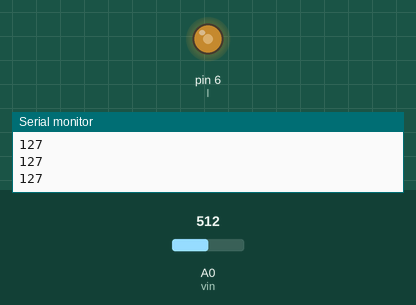
Simulated run of this sketch. Board: Arduino Uno, built with avr-gcc and run on an emulated ATmega328P. On the bench: output pins drawn as LEDs (lit = HIGH), the last lines printed to the serial monitor. The inputs (shaded band) are chosen by the test bench; at power-on: A0 (vin) = 512.

Above: at 1.2 s.
1.3 s: A0 (vin) set to 716
At 1.6 s:
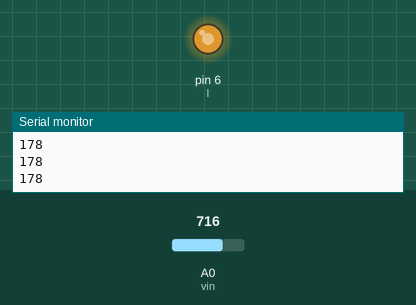
2.8 s: A0 (vin) set to 900
At 4.0 s:
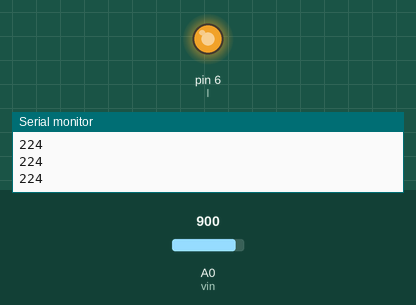
4.3 s: A0 (vin) set to 122
At 5.1 s:
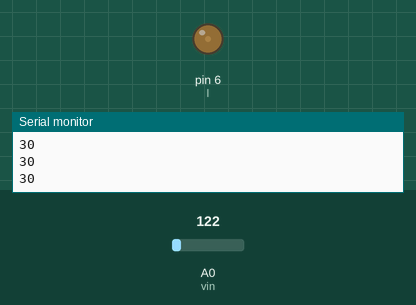
5.8 s: A0 (vin) set to 0
At 6.3 s:
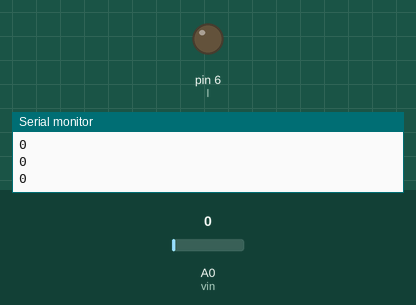
7.3 s: A0 (vin) set to 511
At 8.6 s:
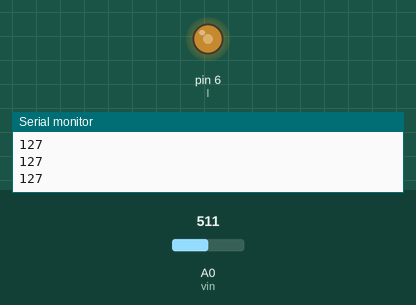
Timing chart, 0 to 9.8 s (numbered marks = the images above; inputs shaded):
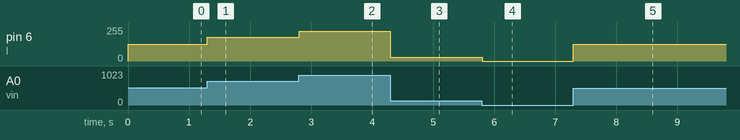

Measured:
- after the input at 1.3 s, pin 6 (l): 127/255 → 178/255 at once
- after the input at 2.8 s, pin 6 (l): 178/255 → 224/255 at once
- after the input at 4.3 s, pin 6 (l): 224/255 → 30/255 at once
- after the input at 5.8 s, pin 6 (l): 30/255 → 0/255 at once
- after the input at 7.3 s, pin 6 (l): 0/255 → 127/255 at once

The sketch:

Dimming_with_Potentiometer.ino
```cpp
int vin = A0;
int l = 6;
int led ;
float input;

void setup() {
  // put your setup code here, to run once:
pinMode (vin, INPUT);
pinMode (l, OUTPUT);
Serial.begin(9600);
}

void loop() {
  // put your main code here, to run repeatedly:
input = analogRead (vin);
led = (255./1023.)*input;
analogWrite (l,led);
Serial.println(led);
}
```
